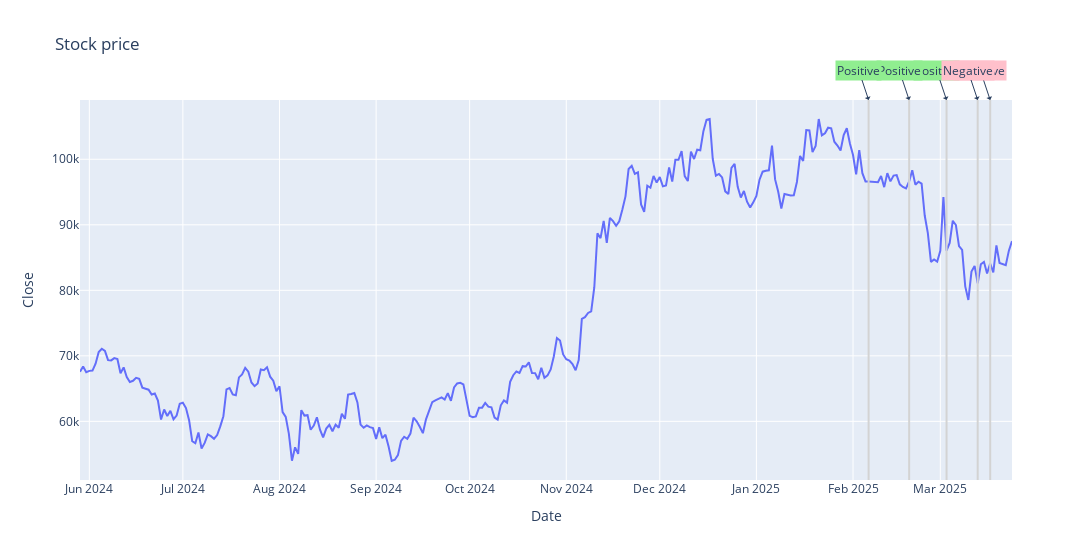

The cell this chart's notebook holds for it:
### Markdown cell above
# Plot price with News sentiment

### Code cell
from visualization import plot_price_with_news
plot_price_with_news(price_df, news_headlines_df.sample(frac=0.5, random_state=7)).show()

### Figure 1 — Plotly figure (JSON) as saved in the notebook; plotly's stock layout.template omitted (floating-point values rounded to 4 significant figures; data arrays with more than 128 entries replaced by an {"elided": "..."} marker saying what was removed)
{"data": [{"hovertemplate": "Date=%{x}<br>Close=%{y}<extra></extra>", "legendgroup": "", "line": {"color": "#636efa", "dash": "solid"}, "marker": {"symbol": "circle"}, "mode": "lines", "name": "", "orientation": "v", "showlegend": false, "type": "scatter", "x": {"elided": "300 str values"}, "xaxis": "x", "y": {"elided": "300 float values"}, "yaxis": "y"}], "layout": {"annotations": [{"align": "left", "arrowhead": 1, "bgcolor": "lightgreen", "hovertext": "Saylor predicts<br />Bitcoin's<br />monumental rise<br />under Trump's<br />crypto<br />initiative", "showarrow": true, "text": "Positive", "x": "2025-03-03T00:00:00", "xref": "x", "y": 1, "yref": "paper"}, {"align": "left", "arrowhead": 1, "bgcolor": "pink", "hovertext": "Sentiment<br />analysis for<br />important coins.<br />Bitcoin<br />currently in<br />negative<br />territory", "showarrow": true, "text": "Negative", "x": "2025-03-17T00:00:00", "xref": "x", "y": 1, "yref": "paper"}, {"align": "left", "arrowhead": 1, "bgcolor": "lightgreen", "hovertext": "Athena Bitcoin<br />Global (ABIT:<br />6.28c) soars<br />10%; +0.58c<br />[10.2%]", "showarrow": true, "text": "Positive", "x": "2025-02-19T00:00:00", "xref": "x", "y": 1, "yref": "paper"}, {"align": "left", "arrowhead": 1, "bgcolor": "lightgreen", "hovertext": "Brazil's<br />Galipolo sees<br />surge in crypto<br />use, says 90% of<br />flow tied to<br />stablecoins", "showarrow": true, "text": "Positive", "x": "2025-02-06T00:00:00", "xref": "x", "y": 1, "yref": "paper"}, {"align": "left", "arrowhead": 1, "bgcolor": "pink", "hovertext": "B.C. court<br />grants<br />production order<br />to man defrauded<br />out of $26<br />million in<br />bitcoin", "showarrow": true, "text": "Negative", "x": "2025-03-13T00:00:00", "xref": "x", "y": 1, "yref": "paper"}], "legend": {"tracegroupgap": 0}, "shapes": [{"line": {"color": "lightgrey"}, "type": "line", "x0": "2025-03-03T00:00:00", "x1": "2025-03-03T00:00:00", "xref": "x", "y0": 0, "y1": 1, "yref": "y domain"}, {"line": {"color": "lightgrey"}, "type": "line", "x0": "2025-03-17T00:00:00", "x1": "2025-03-17T00:00:00", "xref": "x", "y0": 0, "y1": 1, "yref": "y domain"}, {"line": {"color": "lightgrey"}, "type": "line", "x0": "2025-02-19T00:00:00", "x1": "2025-02-19T00:00:00", "xref": "x", "y0": 0, "y1": 1, "yref": "y domain"}, {"line": {"color": "lightgrey"}, "type": "line", "x0": "2025-02-06T00:00:00", "x1": "2025-02-06T00:00:00", "xref": "x", "y0": 0, "y1": 1, "yref": "y domain"}, {"line": {"color": "lightgrey"}, "type": "line", "x0": "2025-03-13T00:00:00", "x1": "2025-03-13T00:00:00", "xref": "x", "y0": 0, "y1": 1, "yref": "y domain"}], "title": {"text": "Stock price"}, "width": 1200, "xaxis": {"anchor": "y", "domain": [0, 1], "title": {"text": "Date"}}, "yaxis": {"anchor": "x", "domain": [0, 1], "title": {"text": "Close"}}}}
